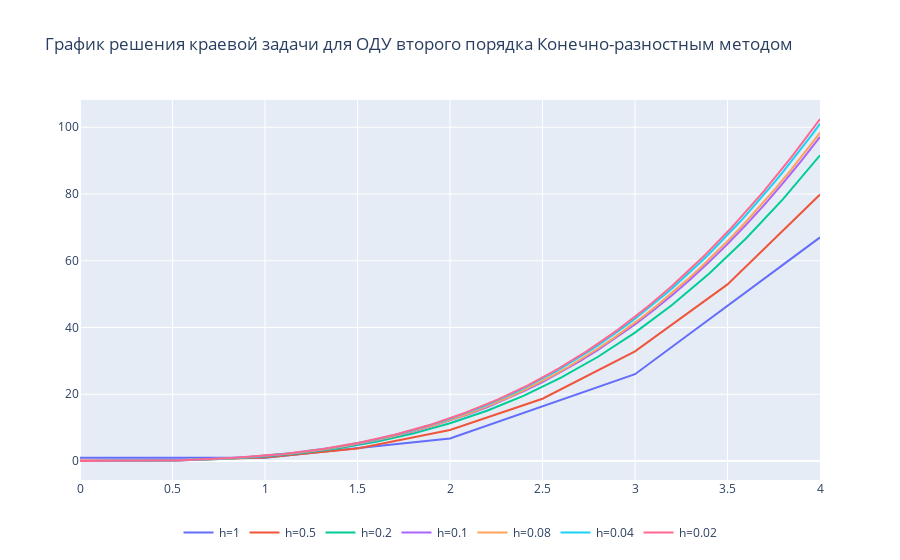

Source (notebook cell):
### Markdown cell above
### Вывод графиков

### Code cell
plot_graph(fig)
